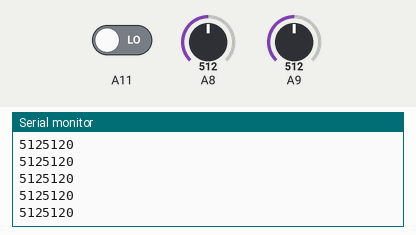
The sketch below on a simulated Arduino Mega 2560, built with avr-gcc and run on an emulated ATmega2560. Shown: the last lines printed to the serial monitor. The inputs (shaded band) are chosen by the test bench; at power-on: A8 = 512, A9 = 512, A11 LOW.

Above: at 1.2 s.
1.3 s: A8 set to 716
At 2.3 s:
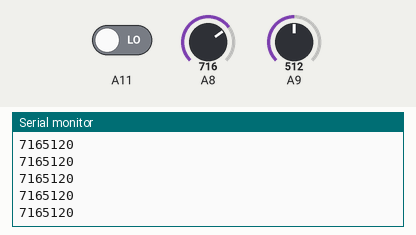
2.8 s: A9 set to 716
At 3.7 s:
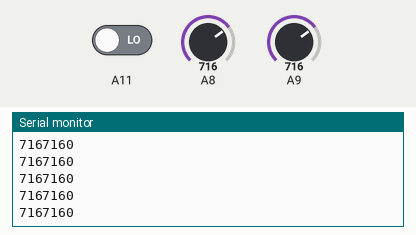
4.3 s: A11 driven HIGH
At 4.8 s:
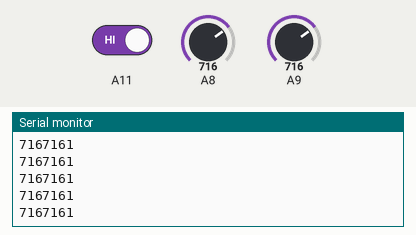
5.8 s: A8 set to 900
At 6.5 s:
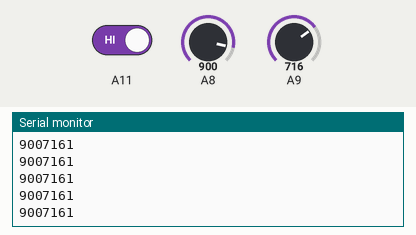
7.3 s: A9 set to 900
At 8.2 s:
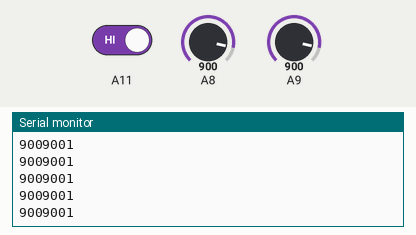
8.8 s: A11 driven LOW
At 9.5 s:
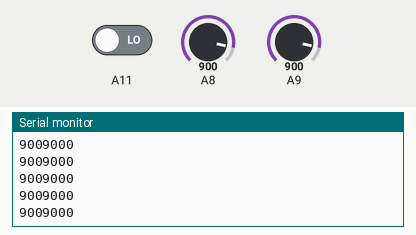
Timing chart, 0 to 11.3 s (numbered marks = the images above; inputs shaded):
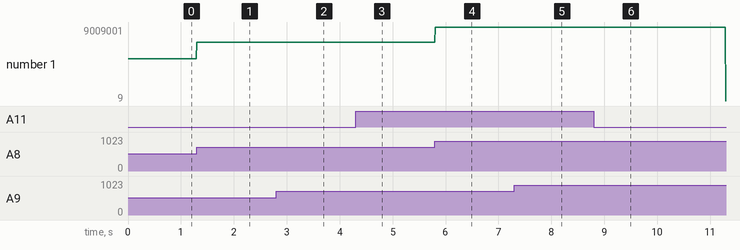

The sketch:

LoadCellReading.ino
```cpp
// Global Variables
  // Load Cell 1
unsigned long volt1; // array
 // Load Cell 2
unsigned long volt2; // array
 // Sent Data
unsigned long Send = 0;
int sync = 0;
int count = 0;
int syncread = 0;

void setup() {
  // put your setup code here, to run once:
  Serial.begin(9600);
  pinMode(A8, INPUT);
  pinMode(A9, INPUT);
  //pinMode(65, OUTPUT);
  pinMode(A11, INPUT);
}

void loop() {
//  if (count < 1000){
//    count += 1;
//  }
//  else {
//    sync = 1;
//    digitalWrite(65, sync);
//  }


  sync = digitalRead(A11);


  volt1 = analogRead(A8);
  volt2 = analogRead(A9);
  // Send via serial to python
  Send = (volt1*10000)+ (volt2 * 10) + sync;
  Serial.println(Send);


  delay(10);
}
```

Measured:
- after the input at 1.3 s, the serial monitor: prints a new line at once (image 1)
- after the input at 2.8 s, the serial monitor: prints a new line at once (image 2)
- after the input at 4.3 s, the serial monitor: prints a new line at once (image 3)
- after the input at 5.8 s, the serial monitor: prints a new line at once (image 4)
- after the input at 7.3 s, the serial monitor: prints a new line at once (image 5)
- after the input at 8.8 s, the serial monitor: prints a new line at once (image 6)
- plotted number 1: 5125120 → 7165120 after the input at 1.3 s, 7165120 → 7167160 after the input at 2.8 s, 7167160 → 7167161 after the input at 4.3 s, 7167161 → 9007161 after the input at 5.8 s, 9007161 → 9009001 after the input at 7.3 s
